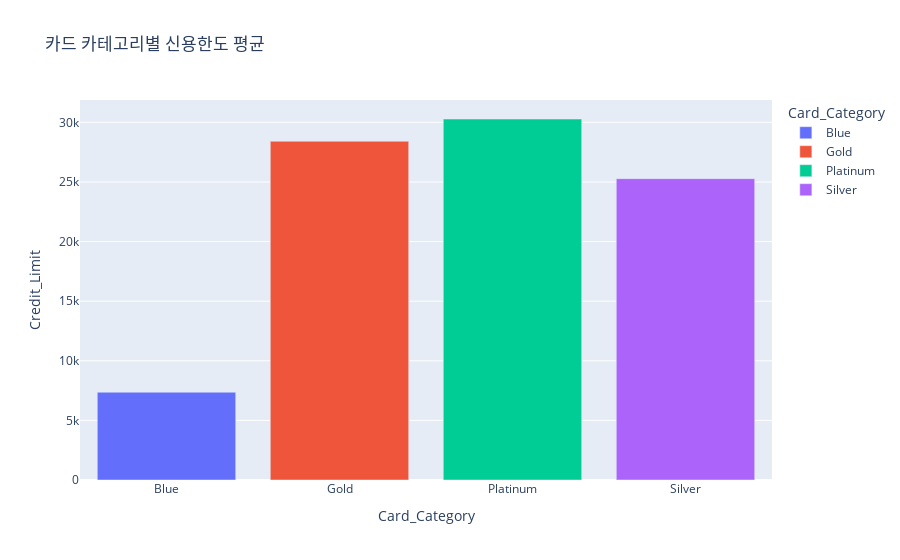

Here is the notebook cell this chart was saved with:
### Code cell
# 카드 카테고리를 groupby하고 그에 따른 Credit_Limit(신용한도)의 평균을 확인

grouped = df.groupby('Card_Category')['Credit_Limit'].mean().reset_index()

fig = ex.bar(grouped, x='Card_Category', y='Credit_Limit', color='Card_Category', title='카드 카테고리별 신용한도 평균')
fig.show()

### Figure 1 — Plotly figure (JSON) as saved in the notebook; plotly's stock layout.template omitted (floating-point values rounded to 4 significant figures)
{"data": [{"alignmentgroup": "True", "hovertemplate": "Card_Category=%{x}<br>Credit_Limit=%{y}<extra></extra>", "legendgroup": "Blue", "marker": {"color": "#636efa", "pattern": {"shape": ""}}, "name": "Blue", "offsetgroup": "Blue", "orientation": "v", "showlegend": true, "textposition": "auto", "type": "bar", "x": ["Blue"], "xaxis": "x", "y": [7364.0], "yaxis": "y"}, {"alignmentgroup": "True", "hovertemplate": "Card_Category=%{x}<br>Credit_Limit=%{y}<extra></extra>", "legendgroup": "Gold", "marker": {"color": "#EF553B", "pattern": {"shape": ""}}, "name": "Gold", "offsetgroup": "Gold", "orientation": "v", "showlegend": true, "textposition": "auto", "type": "bar", "x": ["Gold"], "xaxis": "x", "y": [28420.0], "yaxis": "y"}, {"alignmentgroup": "True", "hovertemplate": "Card_Category=%{x}<br>Credit_Limit=%{y}<extra></extra>", "legendgroup": "Platinum", "marker": {"color": "#00cc96", "pattern": {"shape": ""}}, "name": "Platinum", "offsetgroup": "Platinum", "orientation": "v", "showlegend": true, "textposition": "auto", "type": "bar", "x": ["Platinum"], "xaxis": "x", "y": [30280.0], "yaxis": "y"}, {"alignmentgroup": "True", "hovertemplate": "Card_Category=%{x}<br>Credit_Limit=%{y}<extra></extra>", "legendgroup": "Silver", "marker": {"color": "#ab63fa", "pattern": {"shape": ""}}, "name": "Silver", "offsetgroup": "Silver", "orientation": "v", "showlegend": true, "textposition": "auto", "type": "bar", "x": ["Silver"], "xaxis": "x", "y": [25280.0], "yaxis": "y"}], "layout": {"autosize": true, "barmode": "relative", "legend": {"title": {"text": "Card_Category"}, "tracegroupgap": 0}, "title": {"text": "카드 카테고리별 신용한도 평균"}, "xaxis": {"anchor": "y", "autorange": true, "categoryarray": ["Blue", "Gold", "Platinum", "Silver"], "categoryorder": "array", "domain": [0, 1], "range": [-0.5, 3.5], "title": {"text": "Card_Category"}, "type": "category"}, "yaxis": {"anchor": "x", "autorange": true, "domain": [0, 1], "range": [0, 31880.0], "title": {"text": "Credit_Limit"}, "type": "linear"}}}
